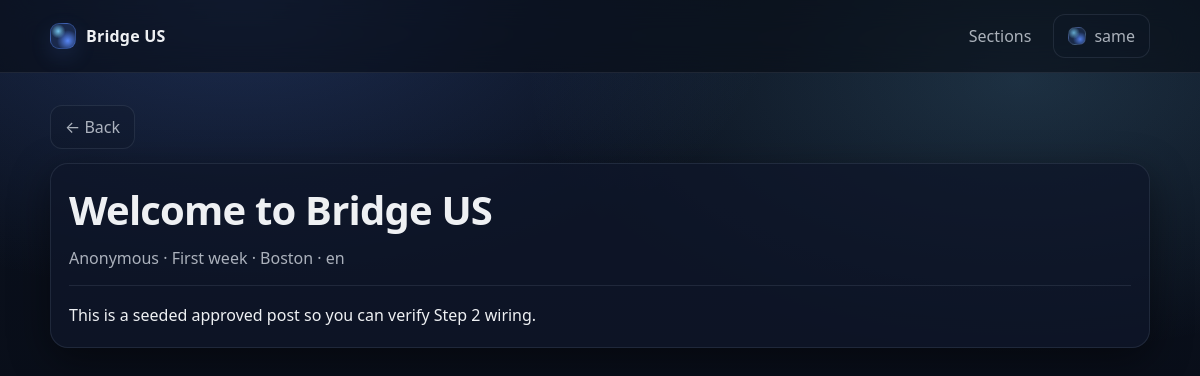
/posts/2 (signed in), run on the app's committed database.
### tables this page shows
CREATE TABLE users (
              id INTEGER PRIMARY KEY AUTOINCREMENT,
              uid TEXT NOT NULL UNIQUE,
              email TEXT NOT NULL UNIQUE,
              username TEXT NOT NULL,
              password_hash TEXT NOT NULL,
              lang TEXT NOT NULL DEFAULT 'en',
              created_at TEXT NOT NULL DEFAULT (datetime('now'))
            , is_admin INTEGER NOT NULL DEFAULT 0);

CREATE TABLE posts (
              id INTEGER PRIMARY KEY AUTOINCREMENT,
              title TEXT NOT NULL,
              content TEXT NOT NULL,
              city TEXT,
              section TEXT NOT NULL,
              status TEXT NOT NULL,
              source_lang TEXT NOT NULL DEFAULT 'en',
              created_at TEXT NOT NULL DEFAULT (datetime('now')),
              updated_at TEXT NOT NULL DEFAULT (datetime('now'))
            , author_name TEXT, author_handle TEXT, author_user_id INTEGER, reviewed_by_user_id INTEGER, review_note TEXT, reviewed_at TEXT);

### app.py (the view)
    @app.get("/posts/<int:post_id>")
    def post_detail(post_id: int):
        post = get_post_by_id(post_id)
        if not post:
            return ("Not found", 404)
        return render_template("post_detail.html", post=post)

### db.py (called while the page is built)
def get_db() -> sqlite3.Connection:
    db: Optional[sqlite3.Connection] = g.get("db")
    if db is None:
        db = sqlite3.connect(current_app.config["DATABASE_PATH"])
        db.row_factory = sqlite3.Row
        g.db = db
    return db

def get_post_by_id(post_id: int) -> Optional[Dict[str, Any]]:
    db = get_db()
    row = db.execute(
        """
        SELECT id, title, content, city, section, status, source_lang, created_at, updated_at, author_name, author_handle, author_user_id
        FROM posts
        WHERE id = ?
        """,
        (post_id,),
    ).fetchone()
    return dict(row) if row else None

def get_user_by_id(user_id: int) -> Optional[Dict[str, Any]]:
    db = get_db()
    row = db.execute(
        """
        SELECT id, uid, email, username, lang, is_admin, created_at
        FROM users
        WHERE id = ?
        """,
        (user_id,),
    ).fetchone()
    return dict(row) if row else None

### templates/post_detail.html (shortened to what this page needs)
{% extends "base.html" %}
{% block content %}
  <div style="margin-top: 6px;">
    <a class="btn btn-ghost" href="javascript:history.back()">← Back</a>
  </div>
  <article class="card" style="margin-top: 14px;">
    <h1 style="margin-top: 0;">{{ post.title }}</h1>
    <p class="muted" style="margin-top: 10px;">
      {{ post.author_name or "Anonymous" }}{% if post.author_handle %} {{ post.author_handle }}{% endif %}
      · {{ section_label(post.section) }}{% if post.city %} · {{ post.city }}{% endif %} · {{ post.source_lang }}
    </p>
    <div class="divider"></div>
    <div class="content">
      {{ post.content | replace('\n', '<br />') | safe }}
    </div>
  </article>
{% endblock %}

### templates/base.html (shortened to what this page needs)
<!doctype html>
<html lang="{{ get_locale() }}">
  <head>
    <link rel="stylesheet" href="{{ url_for('static', filename='app.css') }}" />
  </head>
  <body>
    <header class="topbar">
      <div class="container">
        <a class="brand brand-link" href="{{ url_for('index') }}">
          <span class="logo" aria-hidden="true"></span>
          <span>Bridge US</span>
        </a>
        <nav class="nav">
          <a href="{{ url_for('sections_page') }}">{{ _("Sections") }}</a>
          {% if current_user %}
            <details class="menu">
              <summary class="btn btn-ghost menu-trigger" aria-label="User menu">
                <span class="avatar-sm" aria-hidden="true"></span>
                <span class="menu-name">{{ current_user.username }}</span>
              </summary>
            </details>
          {% endif %}
        </nav>
      </div>
    </header>
    <main class="container">
      <div class="page">
        {% block content %}{% endblock %}
      </div>
    </main>
  </body>
</html>

### static/app.css (style rules this page uses)
:root { --bg-0: #070a12; --bg-1: #0b1220; --surface-0: rgba(15, 23, 42, 0.78); --surface-1: rgba(17, 25, 44, 0.65); --border: rgba(148, 163, 184, 0.14); --border-2: rgba(148, 163, 184, 0.22); --text-0: rgba(248, 250, 252, 0.96); --text-1: rgba(226, 232, 240, 0.74); --accent: #5b8cff; --accent-2: #7dd3fc; --shadow: 0 12px 40px rgba(0, 0, 0, 0.45); --radius-lg: 18px; --radius-md: 14px; }
* { box-sizing: border-box; }
html, body { height: 100%; }
body { margin: 0; font-family: ui-sans-serif, system-ui, -apple-system, Segoe UI, Roboto, Arial; color: var(--text-0); background: radial-gradient(900px 500px at 20% 0%, rgba(91, 140, 255, 0.22), transparent 60%), radial-gradient(900px 500px at 85% 10%, rgba(125, 211, 252, 0.16), transparent 55%), linear-gradient(180deg, var(--bg-1), var(--bg-0)); }
a { color: var(--text-0); text-decoration: none; }
.container { width: min(1100px, calc(100% - 40px)); margin: 0 auto; }
.topbar { position: sticky; top: 0; z-index: 10; backdrop-filter: blur(14px); background: rgba(7, 10, 18, 0.55); border-bottom: 1px solid var(--border); }
.topbar .container { display: flex; align-items: center; justify-content: space-between; padding: 14px 0; }
.brand { display: flex; align-items: center; gap: 10px; font-weight: 720; letter-spacing: 0.2px; }
.brand-link { color: var(--text-0); }
.logo { width: 26px; height: 26px; border-radius: 9px; background: radial-gradient(12px 12px at 30% 30%, rgba(125, 211, 252, 0.9), transparent 60%), radial-gradient(18px 18px at 70% 70%, rgba(91, 140, 255, 0.95), transparent 60%), rgba(91, 140, 255, 0.18); border: 1px solid rgba(91, 140, 255, 0.35); box-shadow: 0 8px 22px rgba(91, 140, 255, 0.14); }
.nav { display: flex; align-items: center; gap: 10px; }
.nav a { padding: 9px 12px; border-radius: 12px; color: var(--text-1); }
.avatar-sm { width: 18px; height: 18px; border-radius: 7px; background: radial-gradient(10px 10px at 30% 30%, rgba(125, 211, 252, 0.75), transparent 60%), radial-gradient(12px 12px at 70% 70%, rgba(91, 140, 255, 0.85), transparent 60%), rgba(91, 140, 255, 0.16); border: 1px solid rgba(148, 163, 184, 0.18); }
.menu { position: relative; }
.menu > summary { list-style: none; }
.menu-trigger { display: inline-flex; gap: 10px; align-items: center; }
.menu-name { color: var(--text-1); }
h1 { margin: 0; font-size: clamp(30px, 4vw, 40px); letter-spacing: -0.02em; }
.muted { color: var(--text-1); margin: 0; }
.page { padding: 26px 0 48px; }
.card { background: var(--surface-0); border: 1px solid var(--border); border-radius: var(--radius-lg); padding: 18px; box-shadow: var(--shadow); }
.btn { display: inline-flex; align-items: center; justify-content: center; gap: 8px; padding: 10px 14px; border-radius: 12px; border: 1px solid rgba(91, 140, 255, 0.32); background: linear-gradient(180deg, rgba(91, 140, 255, 0.26), rgba(91, 140, 255, 0.16)); color: var(--text-0); cursor: pointer; transition: transform 120ms ease, border-color 120ms ease, background 120ms ease; }
.btn-ghost { border: 1px solid var(--border); background: rgba(15, 23, 42, 0.35); color: var(--text-1); }
.content { margin-top: 14px; line-height: 1.7; color: var(--text-0); max-width: 75ch; }
.divider { height: 1px; background: var(--border); margin: 16px 0; }

### data on the page
users: username "same"
posts: title "Welcome to Bridge US", section "First week", city "Boston", source_lang "en", content "This is a seeded approved post so you can verify Step 2 wiring."

### other printed values
{{ post.author_name or "Anonymous" }} "Anonymous"
